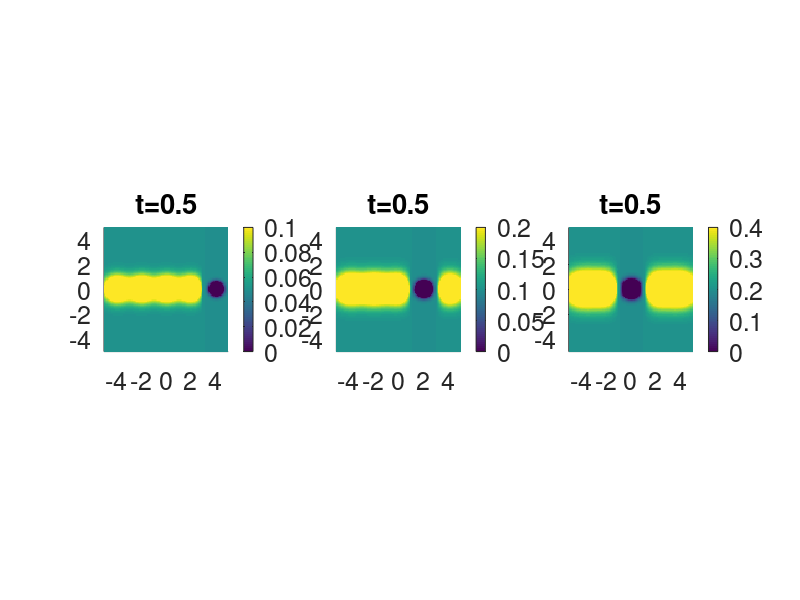

This chart was generated by the following MATLAB code: (Note: this script raises an error after producing the figure.)
function y_out = diffusion_test()
%%%%%%%%%%%%%%%%%%%%%%%%%%%%%%%%%%%%%%%%%%%%%%%%%%%%%%%%%%%%%%%%%%%%%%%%%%%
% May 2018, Orit Peleg, orit.peleg@colorado.edu
%%%%%%%%%%%%%%%%%%%%%%%%%%%%%%%%%%%%%%%%%%%%%%%%%%%%%%%%%%%%%%%%%%%%%%%%%%%
close all;
dbstop if error;
set(0,'Defaultlinelinewidth',3.5, 'DefaultlineMarkerSize',12,...
    'DefaultTextFontSize',5, 'DefaultAxesFontSize',18);

%%%%%%%%%%%%%%%%%%%%%%%%%%%%%%%%%%%%%%%%%%%%%%%%%%%%%%%%%%%%%%%%%%%%%%%%%%%

%The agent at position (0,0) produces a chemical signal that spreads out following a 
%diffusion equation. 

%The output of the code is a movie showing the concentration of the 
%chemical signal as a function of time in the arena. 

%%%%%%%%%%%%%%%%%%%%%%%%%%%%%%%%%%%%%%%%%%%%%%%%%%%%%%%%%%%%%%%%%%%%%%%%%%%
% define   
A_1=0.1;
A_2=0.2;
A_3=0.4;%initial chemical concentration per active agent 

D_1=0.5;
D_2=0.7;
D_3=0.9;% diffusion coefficient

delta_t = 0.1;
%delta_t_2 = 0.1;
%delta_t_3 = 0.1;% time integration constant (time discretization)

delta_x = 0.1;
%delta_x_2 = 0.1;
%delta_x_3 = 0.1;% size of a cell in the simulation (space discretization)

B_1=0;
B_2=0;
B_3=0;% ignore for now

SAVE_MOVIE = 1;
%%%%%%%%%%%%%%%%%%%%%%%%%%%%%%%%%%%%%%%%%%%%%%%%%%%%%%%%%%%%%%%%%%%%%%%%%%%      
        
t_array=0:delta_t:0.5;
%t_array_2=0:delta_t_2:1.5;
%t_array_3=0:delta_t_3:1.5;

min_x = -5; max_x=5;
%min_x_2 = -5; max_x_2=5;
%min_x_3 = -5; max_x_3=5;

source_and_sink_propagation_c(A_1,A_2,A_3,B_1,B_2,B_3,D_1,D_2,D_3,t_array,delta_x,min_x,max_x,SAVE_MOVIE);
y_out=0; 

end

%%%%%%%%%%%%%%%%%%%%%%%%%%%%%%%%%%%%%%%%%%%%%%%%%%%%%%%%%%%%%%%%%%%%%%%%%%%
%%%%%%%%%%%%%%%%%%%%%%%%%%%%%%%%%%%%%%%%%%%%%%%%%%%%%%%%%%%%%%%%%%%%%%%%%%%
%%%%%%%%%%%%%%%%%%%%%%%%%%%%%%%%%%%%%%%%%%%%%%%%%%%%%%%%%%%%%%%%%%%%%%%%%%%
%%%%%%%%%%%%%%%%%%%%%%%%%%%%%%%%%%%%%%%%%%%%%%%%%%%%%%%%%%%%%%%%%%%%%%%%%%%

function source_and_sink_propagation_c(A_1,A_2,A_3,B_1,B_2,B_3,D_1,D_2,D_3,t_array,delta_x,min_x,max_x,SAVE_MOVIE)

% First simulation
%source_x1_1 = -4.0;
%source_y1_1 = 0.0;
%source_x2_1 = -2.0;
%source_y2_1 = 0.0
%source_x3_1 = 0.0
%source_y3_1 = 0.0
%source_x4_1 = 2.0
%source_y4_1 = 0.0
%sink_x5_1 = 4.0;
%sink_y5_1 = 0.0;

source_x_1 = [-4 -2 0 2]
source_y_1 = [0 0 0 0]
sink_x_1 = [4]
sink_y_1 = [0]


% Second simulation
%source_x1_2 = -4.0;
%source_y1_2 = 0.0;
%source_x2_2 = -2.0
%source_y2_2 = 0.0
%source_x3_2 = 0.0
%source_y3_2 = 0.0
%sink_x4_2 = 2.0
%sink_y4_2 = 0.0
%source_x5_2 = 4.0;
%source_y5_2 = 0.0;

source_x_2 = [-4 -2 0 4]
source_y_2 = [0 0 0 0]
sink_x_2 = [2]
sink_y_2 = [0]


% Third simulation
%source_x1_3 = -4.0;
%source_y1_3 = 0.0;
%source_x2_3 = -2.0
%source_y2_3 = 0.0
%sink_x3_3 = 0.0
%sink_y3_3 = 0.0
%source_x4_3 = 2.0
%source_y4_3 = 0.0
%source_x5_3 = 4.0;
%source_y5_3 = 0.0;

source_x_3 = [-4 -2 2 4]
source_y_3 = [0 0 0 0]
sink_x_3 = [0]
sink_y_3 = [0]

[x,y] = meshgrid(min_x:delta_x:max_x,min_x:delta_x:max_x);

if SAVE_MOVIE==1
    %fig_densities_1=figure();
    %loops_1 = length(2:length(t_array_1));
    %clear F_1
    %F_1(loops_1) = struct('cdata',[],'colormap',[]);
    
    fig_densities=figure();
    loops = length(2:length(t_array));
    clear F
    F(loops) = struct('cdata',[],'colormap',[]);
end

for t_i=2:length(t_array)
    t=t_array(t_i);
    
    %c = 0.1 * ones(size(x));
    c_1 = 0.05 * ones(size(x));
    c_2 = 0.1 * ones(size(x));
    c_3 = 0.2 * ones(size(x));
    
    for j=1:length(source_x_1)
        curr_t = t;
        curr_c_1_1 =(A_1/(curr_t^0.5))*exp(-(((x-source_x_1(j)).^2)+((y-source_y_1(j)).^2))./(4*D_1*curr_t))+B_1;
        %curr_c_2_1 =(A_1/(curr_t^0.5))*exp(-(((x-sink_x_1(1)).^2)+((y-sink_y_1(1)).^2))./(4*D_1*curr_t))+B_1;
        %curr_c_2_1 =(A_1/(curr_t^0.5))*exp(-(((x-sink_x(1)).^2)+((y-sink_y(1)).^2))./(4*D*curr_t))+B;
        %c = c + curr_c_1 + curr_c_2;
        %c = c + curr_c_1_1 - curr_c_2_1;
        c_1 = c_1 + curr_c_1_1
    end
    
    curr_c_2_1 =(A_1/(curr_t^0.5))*exp(-(((x-sink_x_1(1)).^2)+((y-sink_y_1(1)).^2))./(4*D_1*curr_t))+B_1;
    c_1 = c_1 - curr_c_2_1;
    
    for k=1:length(source_x_2)
        curr_t = t;
        curr_c_1_2 =(A_2/(curr_t^0.5))*exp(-(((x-source_x_2(k)).^2)+((y-source_y_2(k)).^2))./(4*D_2*curr_t))+B_2;
        %curr_c_2_2 =(A_2/(curr_t^0.5))*exp(-(((x-sink_x_2(1)).^2)+((y-sink_y_2(1)).^2))./(4*D_2*curr_t))+B_2;
        %curr_c_2_1 =(A_1/(curr_t^0.5))*exp(-(((x-sink_x(1)).^2)+((y-sink_y(1)).^2))./(4*D*curr_t))+B;
        %c = c + curr_c_1 + curr_c_2;
        %c = c + curr_c_1_1 - curr_c_2_1;
        c_2 = c_2 + curr_c_1_2
    end
    
    curr_c_2_2 =(A_2/(curr_t^0.5))*exp(-(((x-sink_x_2(1)).^2)+((y-sink_y_2(1)).^2))./(4*D_2*curr_t))+B_2;
    c_2 = c_2 - curr_c_2_2;
    
    for l=1:length(source_x_3)
        curr_t = t;
        curr_c_1_3 =(A_3/(curr_t^0.5))*exp(-(((x-source_x_3(l)).^2)+((y-source_y_3(l)).^2))./(4*D_3*curr_t))+B_3;
        %curr_c_2_3 =(A_3/(curr_t^0.5))*exp(-(((x-sink_x_3(1)).^2)+((y-sink_y_3(1)).^2))./(4*D_3*curr_t))+B_3;
        %curr_c_2_1 =(A_1/(curr_t^0.5))*exp(-(((x-sink_x(1)).^2)+((y-sink_y(1)).^2))./(4*D*curr_t))+B;
        %c = c + curr_c_1 + curr_c_2;
        %c = c + curr_c_1_1 - curr_c_2_1;
        c_3 = c_3 + curr_c_1_3
    end
    
    curr_c_2_3 =(A_3/(curr_t^0.5))*exp(-(((x-sink_x_3(1)).^2)+((y-sink_y_3(1)).^2))./(4*D_3*curr_t))+B_3;
    c_3 = c_3 - curr_c_2_3;

    
    
    if (t_i>1) && SAVE_MOVIE==1
        %figure(fig_densities_1);
        subplot(1,3,1);
        surf(x,y,c_1,'EdgeColor','none'); view(2); title(['t=',num2str(t)]); xlim([min_x max_x]); ylim([min_x max_x]);
        daspect([1 1 1]); colorbar; caxis([0 A_1]); hold on;
        
        pause(0.001);
        F(t_i-1) = getframe(fig_densities);
        pause(0.001);
        
        pause(0.1);
        
        
        
        %figure(fig_densities_2);
        subplot(1,3,2);
        surf(x,y,c_2,'EdgeColor','none'); view(2); title(['t=',num2str(t)]); xlim([min_x max_x]); ylim([min_x max_x]);
        daspect([1 1 1]); colorbar; caxis([0 A_2]); hold on;
        
        pause(0.001);
        F(t_i-1) = getframe(fig_densities);
        pause(0.001);
        
        pause(0.1);
        
        
        
        %figure(fig_densities_3);
        subplot(1,3,3);
        surf(x,y,c_3,'EdgeColor','none'); view(2); title(['t=',num2str(t)]); xlim([min_x max_x]); ylim([min_x max_x]);
        daspect([1 1 1]); colorbar; caxis([0 A_3]); hold on;
        
        pause(0.001);
        F(t_i-1) = getframe(fig_densities);
        pause(0.001);
        
        pause(0.1);
    end
    
end

if SAVE_MOVIE==1
    v_1 = VideoWriter(['A',num2str(A_1),'B',num2str(A_1),'D',num2str(A_1),'test.mp4'],'MPEG-4');
    open(v_1);
    writeVideo(v_1,F);
    close(v_1);
    
    v_2 = VideoWriter(['A',num2str(A_2),'B',num2str(A_2),'D',num2str(A_2),'test.mp4'],'MPEG-4');
    open(v_2);
    writeVideo(v_2,F);
    close(v_2);
    
    v_3 = VideoWriter(['A',num2str(A_3),'B',num2str(A_3),'D',num2str(A_3),'test.mp4'],'MPEG-4');
    open(v_3);
    writeVideo(v_3,F);
    close(v_3);
end

end

